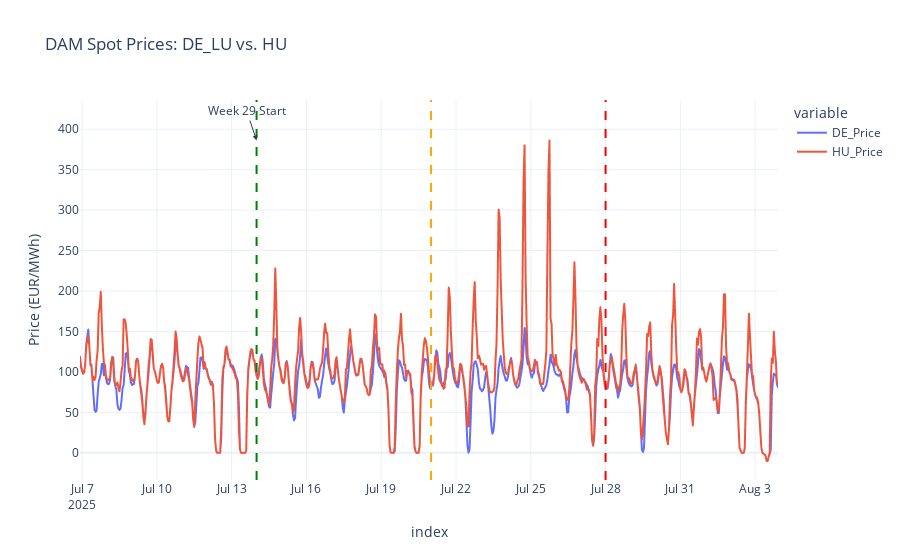

The cell this chart's notebook holds for it:
### Code cell
# --- 3. Time Series Plot ---
fig_line = px.line(
    merged_prices,
    x=merged_prices.index,
    y=['DE_Price', 'HU_Price'],
    title='DAM Spot Prices: DE_LU vs. HU',
    labels={'value': 'Price (EUR/MWh)', 'timestamp': 'Date'},
    template='plotly_white'
)

# Week 29, 2025: Jul 14 - Jul 21
# Week 30, 2025: Jul 21 - Jul 28

# Use datetime objects that match the data format
week_29_start = pd.Timestamp("2025-07-14", tz="UTC")
week_29_end = pd.Timestamp("2025-07-21", tz="UTC")
week_30_end = pd.Timestamp("2025-07-28", tz="UTC")

# Add vertical lines without annotations to avoid compatibility issues
fig_line.add_vline(x=week_29_start, line_dash="dash", line_color="green")
fig_line.add_vline(x=week_29_end, line_dash="dash", line_color="orange")
fig_line.add_vline(x=week_30_end, line_dash="dash", line_color="red")

# Add a text annotation separately
fig_line.add_annotation(x=week_29_start, y=merged_prices[['DE_Price', 'HU_Price']].max().max(),
                       text="Week 29 Start", showarrow=True, arrowhead=2)

fig_line.show()

### Figure 1 — Plotly figure (JSON) as saved in the notebook; plotly's stock layout.template omitted (floating-point values rounded to 4 significant figures; data arrays with more than 128 entries replaced by an {"elided": "..."} marker saying what was removed)
{"data": [{"hovertemplate": "variable=DE_Price<br>index=%{x}<br>Price (EUR/MWh)=%{y}<extra></extra>", "legendgroup": "DE_Price", "line": {"color": "#636efa", "dash": "solid"}, "marker": {"symbol": "circle"}, "mode": "lines", "name": "DE_Price", "showlegend": true, "type": "scattergl", "x": {"elided": "673 str values"}, "xaxis": "x", "y": {"elided": "673 float values"}, "yaxis": "y"}, {"hovertemplate": "variable=HU_Price<br>index=%{x}<br>Price (EUR/MWh)=%{y}<extra></extra>", "legendgroup": "HU_Price", "line": {"color": "#EF553B", "dash": "solid"}, "marker": {"symbol": "circle"}, "mode": "lines", "name": "HU_Price", "showlegend": true, "type": "scattergl", "x": {"elided": "673 str values"}, "xaxis": "x", "y": {"elided": "673 float values"}, "yaxis": "y"}], "layout": {"annotations": [{"arrowhead": 2, "showarrow": true, "text": "Week 29 Start", "x": "2025-07-14T00:00:00+00:00", "y": 386.0}], "legend": {"title": {"text": "variable"}, "tracegroupgap": 0}, "shapes": [{"line": {"color": "green", "dash": "dash"}, "type": "line", "x0": "2025-07-14T00:00:00+00:00", "x1": "2025-07-14T00:00:00+00:00", "xref": "x", "y0": 0, "y1": 1, "yref": "y domain"}, {"line": {"color": "orange", "dash": "dash"}, "type": "line", "x0": "2025-07-21T00:00:00+00:00", "x1": "2025-07-21T00:00:00+00:00", "xref": "x", "y0": 0, "y1": 1, "yref": "y domain"}, {"line": {"color": "red", "dash": "dash"}, "type": "line", "x0": "2025-07-28T00:00:00+00:00", "x1": "2025-07-28T00:00:00+00:00", "xref": "x", "y0": 0, "y1": 1, "yref": "y domain"}], "title": {"text": "DAM Spot Prices: DE_LU vs. HU"}, "xaxis": {"anchor": "y", "domain": [0, 1], "title": {"text": "index"}}, "yaxis": {"anchor": "x", "domain": [0, 1], "title": {"text": "Price (EUR/MWh)"}}}}
